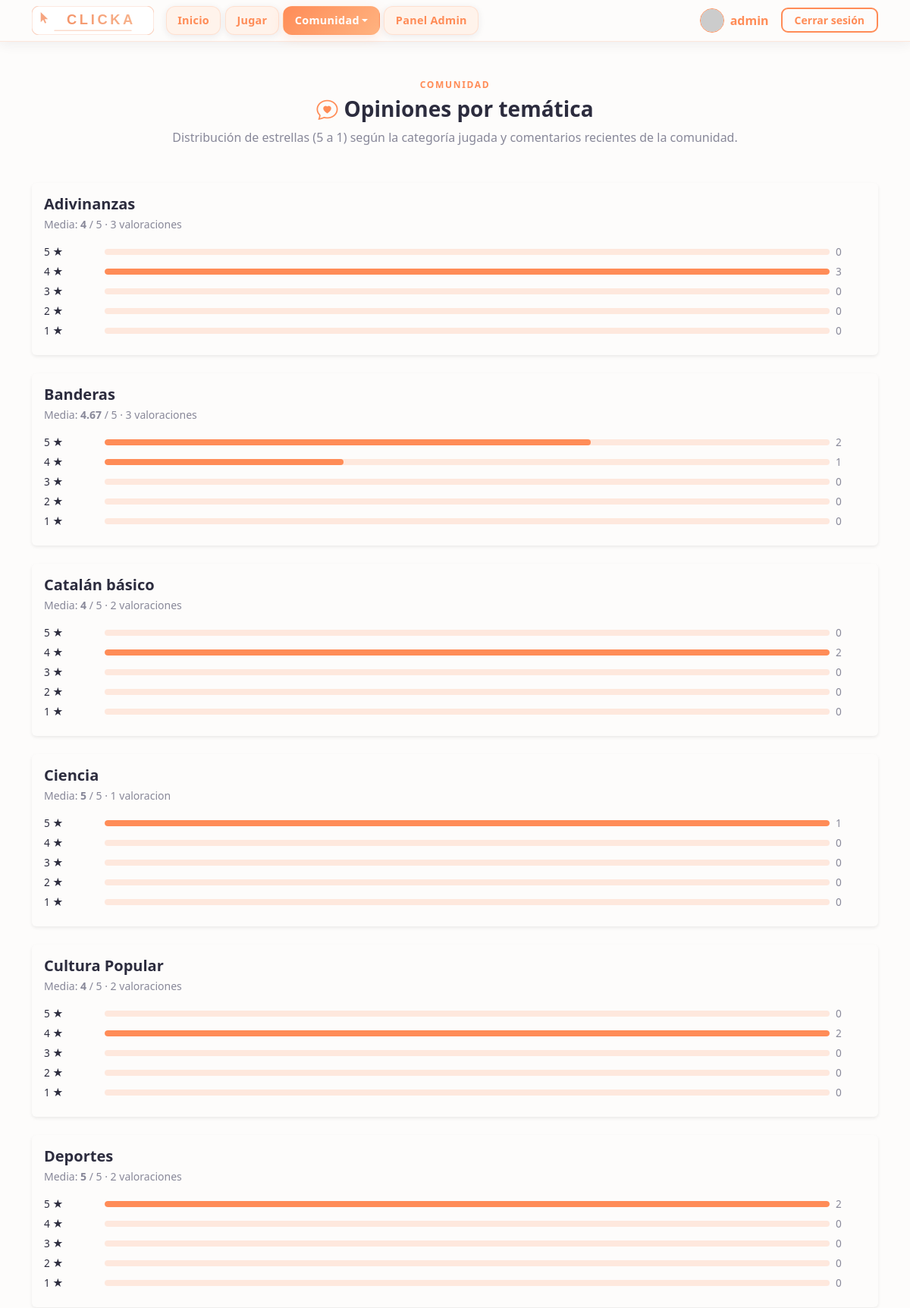
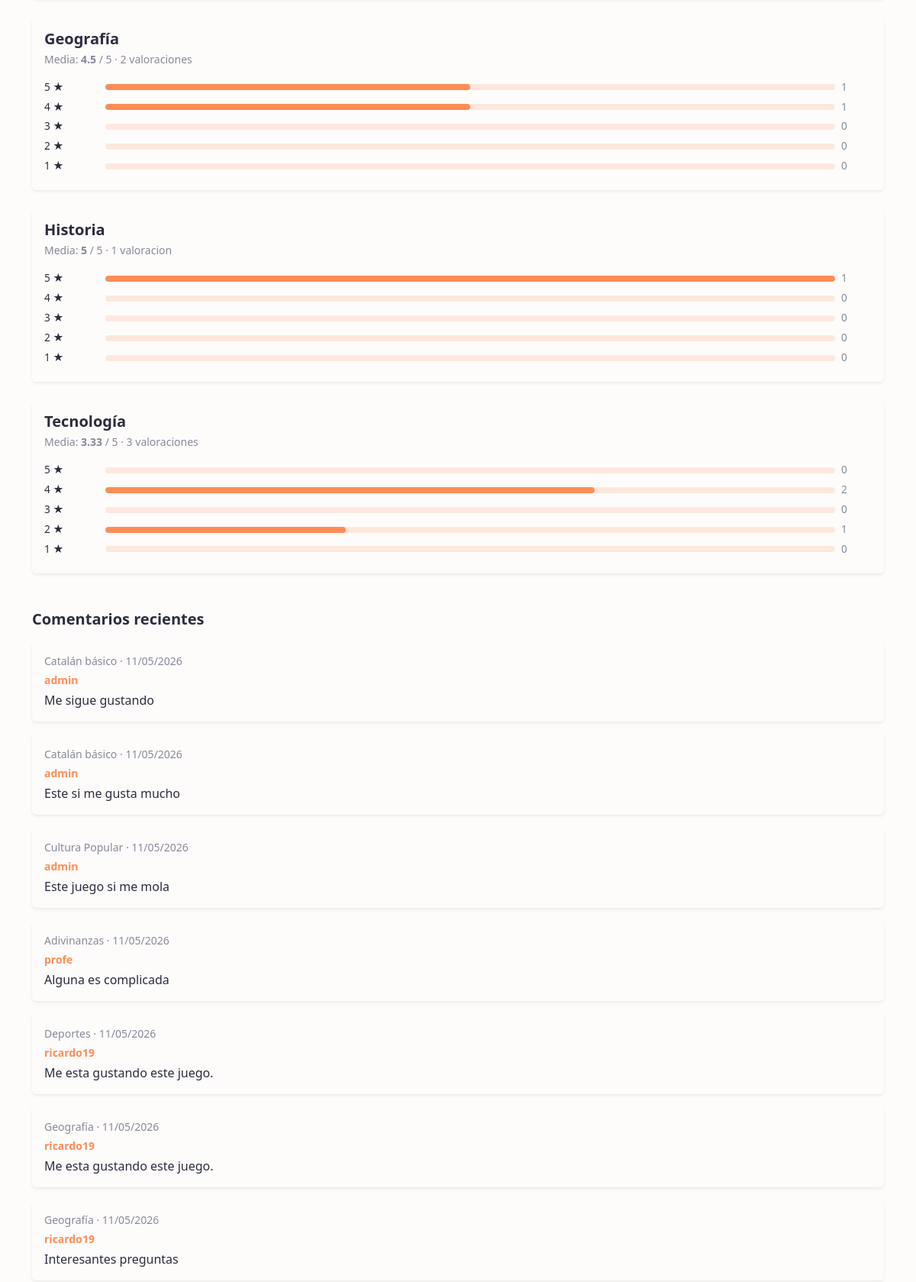
The page /pages/opiniones.php (signed in, upper part) on the database its author committed (2 pictures, top to bottom).
### tables this page shows
CREATE TABLE app_feedback (
            id INTEGER PRIMARY KEY AUTOINCREMENT,
            usuario_id INTEGER NULL,
            estrellas INTEGER NULL,
            comentario TEXT NULL,
            tema TEXT NULL,
            created_at TEXT NOT NULL DEFAULT CURRENT_TIMESTAMP
        );

CREATE TABLE usuarios (
    id INTEGER PRIMARY KEY AUTOINCREMENT,
    username TEXT NOT NULL UNIQUE,
    password_hash TEXT NOT NULL,
    rol TEXT NOT NULL DEFAULT 'jugador',
    puntos INTEGER NOT NULL DEFAULT 0,
    created_at TEXT NOT NULL DEFAULT CURRENT_TIMESTAMP
, foto TEXT DEFAULT 'default.png', nombre_usuario TEXT NOT NULL);

### includes/db.php (called while the page is built, shortened)
<?php
try {
    $db = new SQLite3(DB_PATH);
    $db->enableExceptions(true);
    $db->busyTimeout(60000);
    $db->exec('PRAGMA foreign_keys = ON;');
    clicka_migrate_usuarios_public_name($db);
} catch (Throwable $e) {
    if (strpos($_SERVER['HTTP_ACCEPT'] ?? '', 'application/json') !== false ||
        strpos($_SERVER['REQUEST_URI'] ?? '', '/api/') !== false) {
        header('Content-Type: application/json; charset=utf-8');
        http_response_code(500);
        echo json_encode(['error' => 'Database connection failed'], JSON_UNESCAPED_UNICODE);
        exit;
    }
    die("Error de conexión a la base de datos.");
}
function clicka_migrate_usuarios_public_name(SQLite3 $db): void
{
    $hasColumn = false;
    $info = $db->query('PRAGMA table_info(usuarios)');
    while ($row = $info->fetchArray(SQLITE3_ASSOC)) {
        if (($row['name'] ?? '') === 'nombre_usuario') {
            $hasColumn = true;
            break;
        }
    }
    if ($hasColumn) {
        return;
    }
}

### pages/opiniones.php (the view, shortened to what this page needs)
<?php
require_once dirname(__DIR__) . '/includes/db.php';
$byTema       = [];
$recent       = [];
$tableMissing = false;
try {
    $exists = (int) $db->querySingle("SELECT 1 FROM sqlite_master WHERE type='table' AND name='app_feedback' LIMIT 1");
    if ($exists !== 1) {
        $tableMissing = true;
    } else {
        $res = $db->query(
            "SELECT tema, estrellas, COUNT(*) AS c
             FROM app_feedback
             WHERE tema IS NOT NULL AND TRIM(tema) != ''
               AND estrellas BETWEEN 1 AND 5
             GROUP BY tema, estrellas"
        );
        while ($row = $res->fetchArray(SQLITE3_ASSOC)) {
            $t = (string) $row['tema'];
            $s = (int) $row['estrellas'];
            if (!isset($byTema[$t])) {
                $byTema[$t] = [1 => 0, 2 => 0, 3 => 0, 4 => 0, 5 => 0];
            }
            $byTema[$t][$s] = (int) $row['c'];
        }
        ksort($byTema, SORT_NATURAL | SORT_FLAG_CASE);
        $res2 = $db->query(
            "SELECT f.tema, f.comentario, f.created_at, u.nombre_usuario
             FROM app_feedback f
             LEFT JOIN usuarios u ON u.id = f.usuario_id
             WHERE f.comentario IS NOT NULL AND LENGTH(TRIM(f.comentario)) > 0
             ORDER BY f.id DESC
             LIMIT 40"
        );
        while ($row = $res2->fetchArray(SQLITE3_ASSOC)) {
            $recent[] = $row;
        }
    }
} catch (Throwable) {
    $tableMissing = true;
}
?>
<!DOCTYPE html>
<html lang="es">
<head>
  <?php include '../includes/head.php'; ?>
</head>
<body>
  <?php include '../includes/menu.php'; ?>
  <main class="container py-5">
    <div class="text-center mb-5">
      <p class="section-eyebrow">Comunidad</p>
      <h1 class="h3 fw-bold" style="color:var(--clika-text)">
        <i class="bi bi-chat-heart me-2" style="color:var(--clika-primary)"></i>Opiniones por temática
      </h1>
      <p class="text-muted mb-0">Distribución de estrellas (5 a 1) según la categoría jugada y comentarios recientes de la comunidad.</p>
    </div>
    <?php if ($tableMissing): ?>
      <div class="alert alert-secondary" role="alert">Aún no hay datos de valoración disponibles.</div>
    <?php elseif ($byTema === [] && $recent === []): ?>
      <div class="alert alert-info" role="alert">Cuando los jugadores registrados envíen valoraciones, aparecerán aquí.</div>
    <?php else: ?>
      <?php foreach ($byTema as $nombreTema => $counts): ?>
        <?php
        $total = array_sum($counts);
        $sum   = 0;
        for ($st = 1; $st <= 5; $st++) {
            $sum += $st * $counts[$st];
        }
        $avg = $total > 0 ? round($sum / $total, 2) : 0;
        ?>
        <section class="card border-0 shadow-sm mb-4">
          <div class="card-body">
            <h2 class="h5 fw-bold mb-1"><?php echo htmlspecialchars($nombreTema); ?></h2>
            <p class="small text-muted mb-3">Media: <strong><?php echo htmlspecialchars((string) $avg); ?></strong> / 5 · <?php echo (int) $total; ?> valoracion<?php echo $total === 1 ? '' : 'es'; ?></p>
            <?php for ($st = 5; $st >= 1; $st--): ?>
              <?php
              $n   = $counts[$st];
              $pct = $total > 0 ? round(100 * $n / $total) : 0;
              ?>
              <div class="opinion-star-row">
                <span class="text-nowrap" style="width:4.5rem"><?php echo $st; ?> ★</span>
                <div class="opinion-star-bar"><i style="width:<?php echo (int) $pct; ?>%"></i></div>
                <span class="text-muted text-nowrap" style="width:2.5rem"><?php echo (int) $n; ?></span>
              </div>
            <?php endfor; ?>
          </div>
        </section>
      <?php endforeach; ?>
      <?php if ($recent !== []): ?>
        <h2 class="h5 fw-bold mt-5 mb-3">Comentarios recientes</h2>
        <ul class="list-unstyled">
          <?php foreach ($recent as $r): ?>
            <li class="card border-0 shadow-sm mb-3">
              <div class="card-body">
                <p class="small text-muted mb-1">
                  <?php echo htmlspecialchars((string) $r['tema']); ?>
                  <?php if (!empty($r['created_at'])): ?>
                    <?php
                    $rawAt = (string) $r['created_at'];
                    $ts    = strtotime($rawAt);
                    $isoDate = $ts !== false ? date('Y-m-d', $ts) : preg_replace('/\s.*$/', '', $rawAt);
                    $label = $ts !== false
                        ? date('d/m/Y', $ts)
                        : htmlspecialchars(preg_replace('/\s.*$/', '', $rawAt));
                    ?>
                    · <time datetime="<?php echo htmlspecialchars($isoDate); ?>"><?php echo $label; ?></time>
                  <?php endif; ?>
                </p>
                <p class="small fw-semibold text-primary mb-1">
                  <?php echo htmlspecialchars((string) ($r['nombre_usuario'] ?? 'Jugador')); ?>
                </p>
                <p class="mb-0"><?php echo nl2br(htmlspecialchars((string) $r['comentario'])); ?></p>
              </div>
            </li>
          <?php endforeach; ?>
        </ul>
      <?php endif; ?>
    <?php endif; ?>
  </main>
  <?php include '../includes/foot.php'; ?>
</body>
</html>

### assets/css/styles.css (style rules this page uses)
:root { --clika-bg: #FDFCFB; --clika-card-bg: #FFFFFF; --clika-surface: #FFF3EB; --clika-primary: #FF8C57; --clika-primary-hover: #F07040; --clika-accent: #FFB380; --clika-text: #2C2C3E; --clika-muted: #888899; --clika-border: rgba(255, 140, 87, 0.18); --clika-border-strong: rgba(255, 140, 87, 0.38); --clika-shadow: rgba(255, 140, 87, 0.18); --clika-shadow-dark: rgba(44, 44, 62, 0.08); --font-heading: ui-sans-serif, system-ui, -apple-system, 'Segoe UI', Roboto, 'Helvetica Neue', Arial, sans-serif; --font-body: ui-sans-serif, system-ui, -apple-system, 'Segoe UI', Roboto, 'Helvetica Neue', Arial, sans-serif; --bs-body-bg: var(--clika-bg); --bs-body-color: var(--clika-text); --bs-primary: var(--clika-primary); --bs-primary-rgb: 255, 140, 87; }
*, *::before, *::after { box-sizing: border-box; }
body { background-color: var(--clika-bg); color: var(--clika-text); font-family: var(--font-body); min-height: 100vh; display: flex; flex-direction: column; }
main { flex: 1 0 auto; }
h1, h2, h3, h4, h5, h6, .navbar-brand { font-family: var(--font-heading); }
.text-primary { color: var(--clika-primary) !important; }
.text-muted { color: var(--clika-muted) !important; }
.section-eyebrow { font-size: .75rem; font-weight: 700; letter-spacing: .14em; text-transform: uppercase; color: var(--clika-primary); margin-bottom: .4rem; }

### pages/opiniones.php (style rules this page uses)
.opinion-star-row { display: flex; align-items: center; gap: .5rem; margin-bottom: .35rem; font-size: .85rem; }
.opinion-star-bar { flex: 1; height: 8px; background: var(--clika-border, #e8e8e8); border-radius: 4px; overflow: hidden; min-width: 40px; }
.opinion-star-bar > i { display: block; height: 100%; background: var(--clika-primary, #5b8def); border-radius: 4px; }

### rows shown on the page
app_feedback: tema "Catalán básico", created_at "11/05/2026", usuario.nombre_usuario "admin", comentario "Me sigue gustando"
app_feedback: tema "Catalán básico", created_at "11/05/2026", usuario.nombre_usuario "admin", comentario "Este si me gusta mucho"
app_feedback: tema "Cultura Popular", created_at "11/05/2026", usuario.nombre_usuario "admin", comentario "Este juego si me mola"
app_feedback: tema "Adivinanzas", created_at "11/05/2026", usuario.nombre_usuario "profe", comentario "Alguna es complicada"
app_feedback: tema "Deportes", created_at "11/05/2026", usuario.nombre_usuario "ricardo19", comentario "Me esta gustando este juego."
app_feedback: tema "Geografía", created_at "11/05/2026", usuario.nombre_usuario "ricardo19", comentario "Me esta gustando este juego."
app_feedback: tema "Geografía", created_at "11/05/2026", usuario.nombre_usuario "ricardo19", comentario "Interesantes preguntas"

### other values the page prints
$navName "admin"
$nombreTema "Adivinanzas"
$avg "4"
$total "3"
$n "0"
$n "3"
$nombreTema "Banderas"
$avg "4.67"
$n "2"
$n "1"
$nombreTema "Catalán básico"
$total "2"
$nombreTema "Ciencia"
$avg "5"
$total "1"
